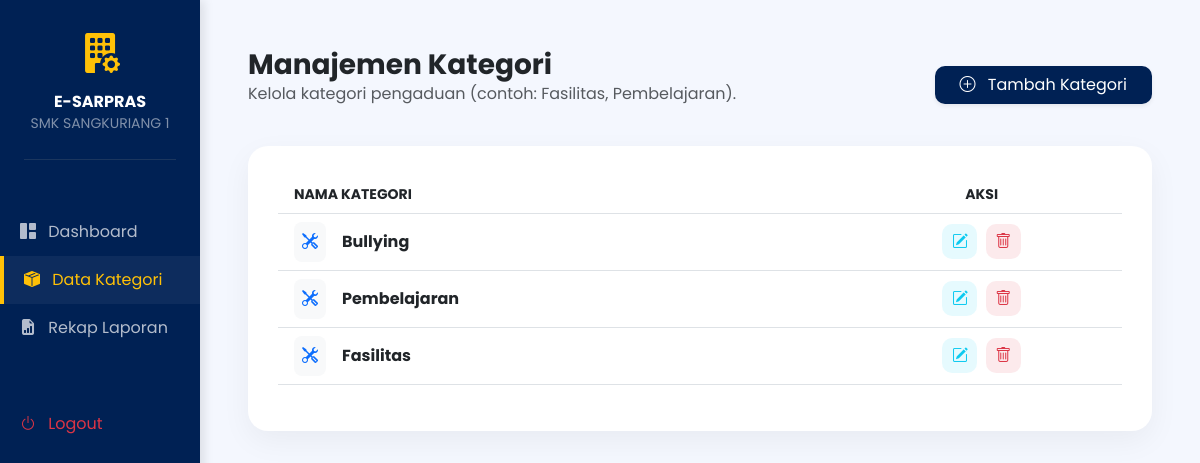
Screenshot of /views/admin/kategori.php (signed in) with the database file from the repository.
### tables this page shows
CREATE TABLE `kategori` (
  `id_kategori` int(11) NOT NULL,
  `nama_kategori` varchar(100) NOT NULL
);

### views/admin/kategori.php (the view, shortened to what this page needs)
<?php
$database = new Database();
$db = $database->getConnection();
$query = "SELECT * FROM kategori ORDER BY id_kategori DESC";
$stmt = $db->prepare($query);
$stmt->execute();
?>
<!DOCTYPE html>
<html lang="id">
<head>
    <link href="https://cdn.jsdelivr.net/npm/bootstrap@5.3.0/dist/css/bootstrap.min.css" rel="stylesheet">
    <link rel="stylesheet" href="https://cdn.jsdelivr.net/npm/bootstrap-icons@1.11.0/font/bootstrap-icons.css">
</head>
<body>
<div class="container-fluid">
    <div class="row">
        <div class="col-md-3 col-lg-2 p-0 sidebar d-none d-md-block sticky-top" style="height: 100vh;">
            <div class="p-4 text-center">
                <i class="bi bi-building-fill-gear text-warning fs-1"></i>
                <h6 class="fw-bold mt-2 mb-0">E-SARPRAS</h6>
                <small class="text-white-50">SMK SANGKURIANG 1</small>
                <hr class="border-secondary mt-4">
            </div>
            <ul class="nav flex-column mt-2">
                <li class="nav-item">
                    <a href="dashboard.php" class="nav-link d-flex justify-content-between">
                        <span><i class="bi bi-grid-1x2-fill me-2"></i> Dashboard</span>
                    </a>
                </li>
                <li class="nav-item">
                    <a href="kategori.php" class="nav-link active"><i class="bi bi-box-seam-fill me-2"></i> Data Kategori</a>
                </li>
                <li class="nav-item">
                    <a href="rekap.php" class="nav-link"><i class="bi bi-file-earmark-bar-graph-fill me-2"></i> Rekap Laporan</a>
                </li>
                <li class="nav-item mt-5">
                    <a href="../../logout.php" class="nav-link text-danger"><i class="bi bi-power me-2"></i> Logout</a>
                </li>
            </ul>
        </div>
        <div class="col-md-9 col-lg-10 p-md-5 p-4">
            <div class="d-flex justify-content-between align-items-center mb-4">
                <div>
                    <h3 class="fw-bold mb-0 text-dark">Manajemen Kategori</h3>
                    <p class="text-muted">Kelola kategori pengaduan (contoh: Fasilitas, Pembelajaran).</p>
                </div>
                <button class="btn btn-navy px-4 shadow-sm" data-bs-toggle="modal" data-bs-target="#modalTambah">
                    <i class="bi bi-plus-circle me-2"></i> Tambah Kategori
                </button>
            </div>
            <div class="table-container">
                <div class="table-responsive">
                    <table class="table table-hover align-middle">
                        <thead>
                            <tr class="text-muted small">
                                <th class="ps-3">NAMA KATEGORI</th>
                                <th class="text-center">AKSI</th>
                            </tr>
                        </thead>
                        <tbody>
                            <?php while ($row = $stmt->fetch(PDO::FETCH_ASSOC)): ?>
                            <tr>
                                <td class="ps-3">
                                    <div class="d-flex align-items-center">
                                        <div class="bg-light p-2 rounded-3 me-3 text-primary">
                                            <i class="bi bi-tools"></i>
                                        </div>
                                        <span class="fw-bold"><?= $row['nama_kategori']; ?></span>
                                    </div>
                                </td>
                                <td class="text-center">
                                    <button type="button"
                                            class="action-btn bg-info bg-opacity-10 text-info me-1"
                                            data-bs-toggle="modal"
                                            data-bs-target="#modalEdit"
                                            data-id="<?= $row['id_kategori']; ?>"
                                            data-nama="<?= htmlspecialchars($row['nama_kategori'], ENT_QUOTES, 'UTF-8'); ?>"
                                            title="Edit">
                                        <i class="bi bi-pencil-square"></i>
                                    </button>
                                    <a href="hapus_kategori.php?id=<?= $row['id_kategori']; ?>"
                                       class="action-btn bg-danger bg-opacity-10 text-danger"
                                       onclick="return confirm('Hapus kategori ini?')" title="Hapus">
                                        <i class="bi bi-trash"></i>
                                    </a>
                                </td>
                            </tr>
                            <?php endwhile; ?>
                        </tbody>
                    </table>
                </div>
            </div>
        </div>
    </div>
</div>
</body>
</html>

### views/admin/kategori.php (style rules this page uses)
:root { --primary-navy: #002154; --accent-gold: #ffc107; --light-gray: #f4f7fe; }
body { font-family: 'Poppins', sans-serif; background-color: var(--light-gray); }
.sidebar { min-height: 100vh; background: var(--primary-navy); color: white; box-shadow: 4px 0 10px rgba(0,0,0,0.1); }
.sidebar .nav-link { color: rgba(255,255,255,0.7); padding: 12px 20px; transition: 0.3s; }
.sidebar .nav-link:hover, .sidebar .nav-link.active { color: var(--accent-gold); background: rgba(255,255,255,0.05); border-left: 4px solid var(--accent-gold); }
.table-container { background: white; border-radius: 20px; padding: 30px; box-shadow: 0 10px 30px rgba(0,0,0,0.05); }
.btn-navy { background-color: var(--primary-navy); color: white; border-radius: 10px; }
.action-btn { width: 35px; height: 35px; display: inline-flex; align-items: center; justify-content: center; border-radius: 10px; transition: 0.2s; border: none; }

### rows the page displays
kategori: nama_kategori "Bullying"
kategori: nama_kategori "Pembelajaran"
kategori: nama_kategori "Fasilitas"
